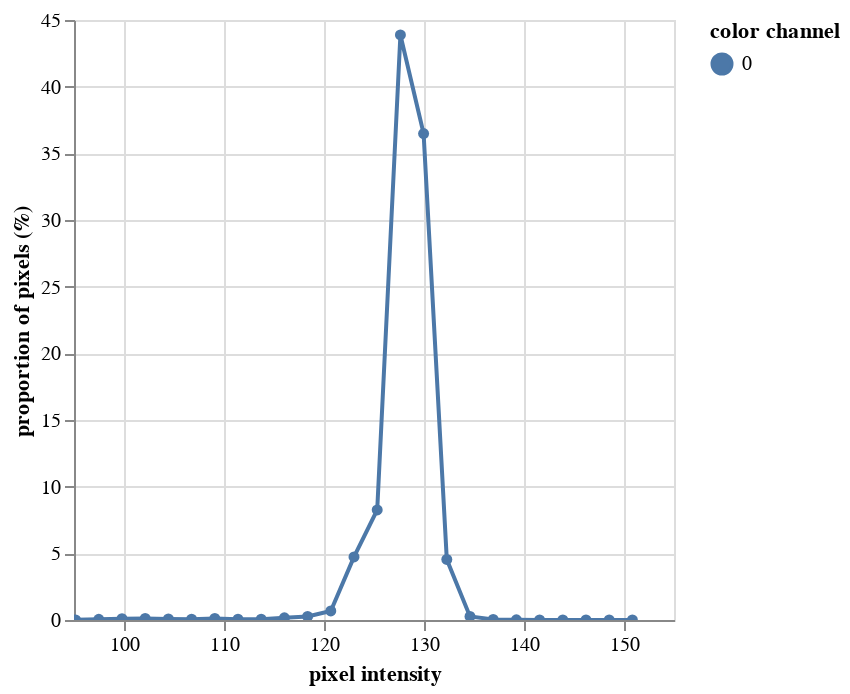

Notebook code for this chart:
### Code cell
hist_a = pcv.visualize.histogram(img=b, bins=25)

### Figure 1 — Vega-Lite specification as saved in the notebook (floating-point values rounded to 4 significant figures)
{"config": {"view": {"continuousWidth": 300, "continuousHeight": 300}}, "data": {"name": "data-abdf1e7d0a5e066fffcd5bbc4741e5ae"}, "mark": {"type": "line", "point": true}, "encoding": {"color": {"field": "color channel", "type": "nominal"}, "tooltip": [{"field": "pixel intensity", "type": "quantitative"}, {"field": "proportion of pixels (%)", "type": "quantitative"}], "x": {"field": "pixel intensity", "type": "quantitative"}, "y": {"field": "proportion of pixels (%)", "type": "quantitative"}}, "params": [{"name": "param_1", "select": {"type": "interval", "encodings": ["x", "y"]}, "bind": "scales"}], "$schema": "https://vega.github.io/schema/vega-lite/v5.20.1.json", "datasets": {"data-abdf1e7d0a5e066fffcd5bbc4741e5ae": [{"pixel intensity": 95.16, "proportion of pixels (%)": 0.009847, "hist_count": 363, "color channel": "0"}, {"pixel intensity": 97.48, "proportion of pixels (%)": 0.05431, "hist_count": 2002, "color channel": "0"}, {"pixel intensity": 99.8, "proportion of pixels (%)": 0.09473, "hist_count": 3492, "color channel": "0"}, {"pixel intensity": 102.1, "proportion of pixels (%)": 0.1158, "hist_count": 4269, "color channel": "0"}, {"pixel intensity": 104.4, "proportion of pixels (%)": 0.08282, "hist_count": 3053, "color channel": "0"}, {"pixel intensity": 106.8, "proportion of pixels (%)": 0.05805, "hist_count": 2140, "color channel": "0"}, {"pixel intensity": 109.1, "proportion of pixels (%)": 0.1154, "hist_count": 4255, "color channel": "0"}, {"pixel intensity": 111.4, "proportion of pixels (%)": 0.06353, "hist_count": 2342, "color channel": "0"}, {"pixel intensity": 113.7, "proportion of pixels (%)": 0.06285, "hist_count": 2317, "color channel": "0"}, {"pixel intensity": 116.0, "proportion of pixels (%)": 0.1664, "hist_count": 6133, "color channel": "0"}, {"pixel intensity": 118.4, "proportion of pixels (%)": 0.2703, "hist_count": 9963, "color channel": "0"}, {"pixel intensity": 120.7, "proportion of pixels (%)": 0.6801, "hist_count": 25071, "color channel": "0"}, {"pixel intensity": 123.0, "proportion of pixels (%)": 4.729, "hist_count": 174320, "color channel": "0"}, {"pixel intensity": 125.3, "proportion of pixels (%)": 8.25, "hist_count": 304142, "color channel": "0"}, {"pixel intensity": 127.6, "proportion of pixels (%)": 43.88, "hist_count": 1617469, "color channel": "0"}, {"pixel intensity": 130.0, "proportion of pixels (%)": 36.48, "hist_count": 1344911, "color channel": "0"}, {"pixel intensity": 132.3, "proportion of pixels (%)": 4.54, "hist_count": 167372, "color channel": "0"}, {"pixel intensity": 134.6, "proportion of pixels (%)": 0.2658, "hist_count": 9798, "color channel": "0"}, {"pixel intensity": 136.9, "proportion of pixels (%)": 0.0446, "hist_count": 1644, "color channel": "0"}, {"pixel intensity": 139.2, "proportion of pixels (%)": 0.0134, "hist_count": 494, "color channel": "0"}, {"pixel intensity": 141.6, "proportion of pixels (%)": 0.005371, "hist_count": 198, "color channel": "0"}, {"pixel intensity": 143.9, "proportion of pixels (%)": 0.007623, "hist_count": 281, "color channel": "0"}, {"pixel intensity": 146.2, "proportion of pixels (%)": 0.00472, "hist_count": 174, "color channel": "0"}, {"pixel intensity": 148.5, "proportion of pixels (%)": 0.004069, "hist_count": 150, "color channel": "0"}, {"pixel intensity": 150.8, "proportion of pixels (%)": 0.001275, "hist_count": 47, "color channel": "0"}]}}
